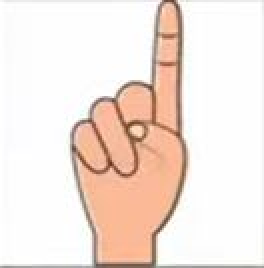
#> input picture images/pic1.JPG, 132 x 134 px (shown 2 times larger)
$ python -i ForegroundSegmenter.py   (imports and definitions only)
#> lines starting #> are read from the running program, lines starting #| are printed output that depends on the picture; after the words box and inside, x2 and y2 are one past the last pixel; in counts of white or black regions, pixels touching at a corner belong together
import numpy as np
import cv2


class ForegroundSegmenter:
    def __init__(self):
        self.bboxes = []
        self.last_bboxes = []

    def run_kmeans(self, image, scale=0.15):
        if image is None:
            raise ValueError("Error: image is None. Check the video source.")
        if not isinstance(image, np.ndarray):
            raise TypeError(f"Error: Expected numpy array but got {type(image)}")
        small_image = cv2.resize(image, (0, 0), fx=scale, fy=scale)
        lab = cv2.cvtColor(small_image, cv2.COLOR_BGR2LAB)
        l, a, b = cv2.split(lab)
        reshaped = small_image.reshape((-1, 3)).astype(np.float32)
        k = 2
        _, labels, _ = cv2.kmeans(reshaped, k, None,
                                  (cv2.TERM_CRITERIA_EPS + cv2.TERM_CRITERIA_MAX_ITER, 10, 1.0),
                                  10, cv2.KMEANS_RANDOM_CENTERS)
        labels = labels.reshape(small_image.shape[:2])
        if np.mean(l[labels == 0]) > np.mean(l[labels == 1]):
            mask = np.uint8(labels == 1) * 255
        else:
            mask = np.uint8(labels == 0) * 255
        mask = cv2.resize(mask, (image.shape[1], image.shape[0]))
        return mask

    def segment_foreground(self, image, num_bodies=2):
        mask = self.run_kmeans(image)
        new_bboxes = self.find_bodies(mask, num_bodies)
        if new_bboxes:
            self.bboxes = new_bboxes
            self.last_bboxes = self.bboxes
        return self.last_bboxes

    def find_bodies(self, mask, num_bodies=2):
        contours, _ = cv2.findContours(mask, cv2.RETR_EXTERNAL, cv2.CHAIN_APPROX_SIMPLE)
        if len(contours) == 0:
            return []
        largest_contours = sorted(contours, key=cv2.contourArea, reverse=True)[:num_bodies]
        return [cv2.boundingRect(contour) for contour in largest_contours]

>>> import cv2
>>> picture = cv2.imread('images/pic1.JPG')
#> picture is the input picture: shape (134, 132, 3); mean B, G, R 221.5, 229.4, 243.7
>>> result = ForegroundSegmenter().segment_foreground(picture)
#> in run_kmeans, `small_image = cv2.resize(image, (0, 0), fx=scale, fy=scale)`:
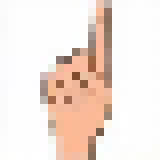
#> small_image: shape (20, 20, 3) (shown 8 times larger); mean B, G, R 220.6, 228.3, 242.7
#> in run_kmeans, `lab = cv2.cvtColor(small_image, cv2.COLOR_BGR2LAB)`: lab: shape (20, 20, 3); mean of channels 0, 1, 2 233.4, 132.3, 134.1
#> in run_kmeans, `l, a, b = cv2.split(lab)`:
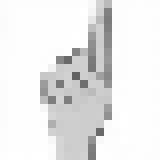
#> l: shape (20, 20) (shown 8 times larger); min 96, max 255, mean 233.4
#> in run_kmeans, `l, a, b = cv2.split(lab)`:
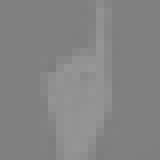
#> a: shape (20, 20) (shown 8 times larger); min 125, max 151, mean 132.3
#> in run_kmeans, `reshaped = small_image.reshape((-1, 3)).astype(np.float32)`: reshaped = 400 rows, first 8: [251, 251, 251], [252, 252, 252], [253, 253, 253], [253, 253, 253], [253, 253, 253], [253, 253, 253], [253, 253, 253], [253, 253, 253]
#> in run_kmeans, `_, labels, _ = cv2.kmeans(reshaped, k, None, (cv2.TERM_CRITERIA_EPS + ..`: labels = 400 values, max 1 at index 0, min 0 at index 12, mean 0.713
#> in run_kmeans, `labels = labels.reshape(small_image.shape[:2])`:
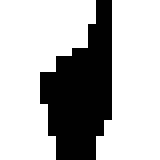
#> labels: shape (20, 20) int32 (shown 8 times larger); values 0 (black) and 1 (white), 71.2% white; 1 black region, box (x1, y1, x2, y2) and area: (5, 0, 14, 20) 115
#> in run_kmeans, `mask = np.uint8(labels == 0) * 255`: mask: shape (20, 20); 28.7% white; 1 white region
#> in run_kmeans, `mask = cv2.resize(mask, (image.shape[1], image.shape[0]))`:
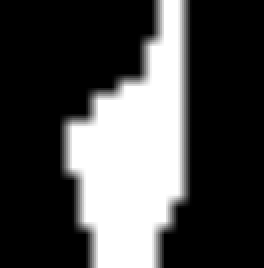
#> mask: shape (134, 132) (shown 2 times larger); min 0, max 255, mean 73.3
#> in find_bodies, `contours, _ = cv2.findContours(mask, cv2.RETR_EXTERNAL, cv2.CHAIN_APPR..`: contours = 1 contour; box (x1, y1, x2, y2) and area: (30, 0, 96, 134) 6024
#> in find_bodies, `largest_contours = sorted(contours, key=cv2.contourArea, reverse=True)..`: largest_contours has the same summary as contours
#> in segment_foreground, `new_bboxes = self.find_bodies(mask, num_bodies)`: new_bboxes = [(30, 0, 66, 134)]
#> result = [(30, 0, 66, 134)]

$ run again, on images/pic3.JPG
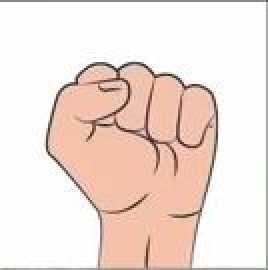
#> input picture images/pic3.JPG, 134 x 135 px (shown 2 times larger)
#> picture is the input picture: shape (135, 134, 3); mean B, G, R 216.8, 224.5, 240.7
#> lab: shape (20, 20, 3); mean of channels 0, 1, 2 232.6, 132.8, 134.2
#> reshaped = 400 rows, first 8: [252, 252, 252], [252, 252, 252], [252, 252, 252], [252, 252, 252], [254, 254, 254], [254, 254, 254], [254, 254, 254], [254, 254, 254]
#> in run_kmeans, `_, labels, _ = cv2.kmeans(reshaped, k, None, (cv2.TERM_CRITERIA_EPS + ..`: labels = 400 values, max 1 at index 0, min 0 at index 106, mean 0.618
#> in run_kmeans, `labels = labels.reshape(small_image.shape[:2])`:
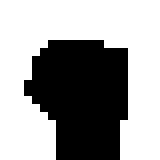
#> labels: shape (20, 20) int32 (shown 8 times larger); values 0 (black) and 1 (white), 61.8% white; 1 black region, box (x1, y1, x2, y2) and area: (3, 5, 16, 20) 153
#> in run_kmeans, `mask = cv2.resize(mask, (image.shape[1], image.shape[0]))`:
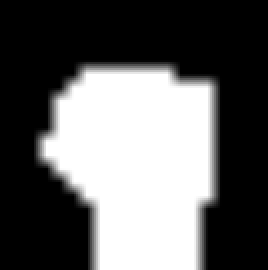
#> mask: shape (135, 134) (shown 2 times larger); min 0, max 255, mean 97.5
#> contours = 1 contour; box (x1, y1, x2, y2) and area: (17, 30, 111, 135) 7878
#> largest_contours has the same summary as contours
#> new_bboxes = [(17, 30, 94, 105)]

$ run again, on images/pic4.JPG
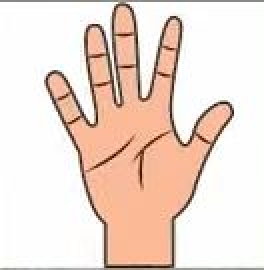
#> input picture images/pic4.JPG, 132 x 135 px (shown 2 times larger)
#> picture is the input picture: shape (135, 132, 3); mean B, G, R 210, 220, 238.4
#> lab: shape (20, 20, 3); mean of channels 0, 1, 2 226.9, 133.4, 135.9
#> reshaped = 400 rows, first 8: [252, 252, 252], [252, 252, 252], [252, 252, 252], [252, 252, 252], [252, 252, 252], [252, 252, 252], [252, 254, 254], [253, 253, 255]
#> in run_kmeans, `_, labels, _ = cv2.kmeans(reshaped, k, None, (cv2.TERM_CRITERIA_EPS + ..`: labels = 400 values, max 1 at index 0, min 0 at index 9, mean 0.645
#> in run_kmeans, `labels = labels.reshape(small_image.shape[:2])`:
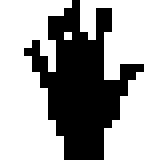
#> labels: shape (20, 20) int32 (shown 8 times larger); values 0 (black) and 1 (white), 64.5% white; 1 black region, box (x1, y1, x2, y2) and area: (3, 0, 18, 20) 142
#> in run_kmeans, `mask = cv2.resize(mask, (image.shape[1], image.shape[0]))`:
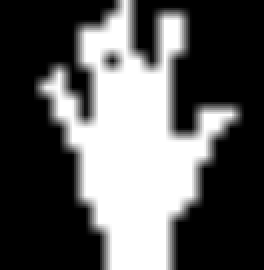
#> mask: shape (135, 132) (shown 2 times larger); min 0, max 255, mean 90.5
#> contours = 1 contour; box (x1, y1, x2, y2) and area: (17, 0, 122, 135) 8082
#> largest_contours has the same summary as contours
#> new_bboxes = [(17, 0, 105, 135)]
